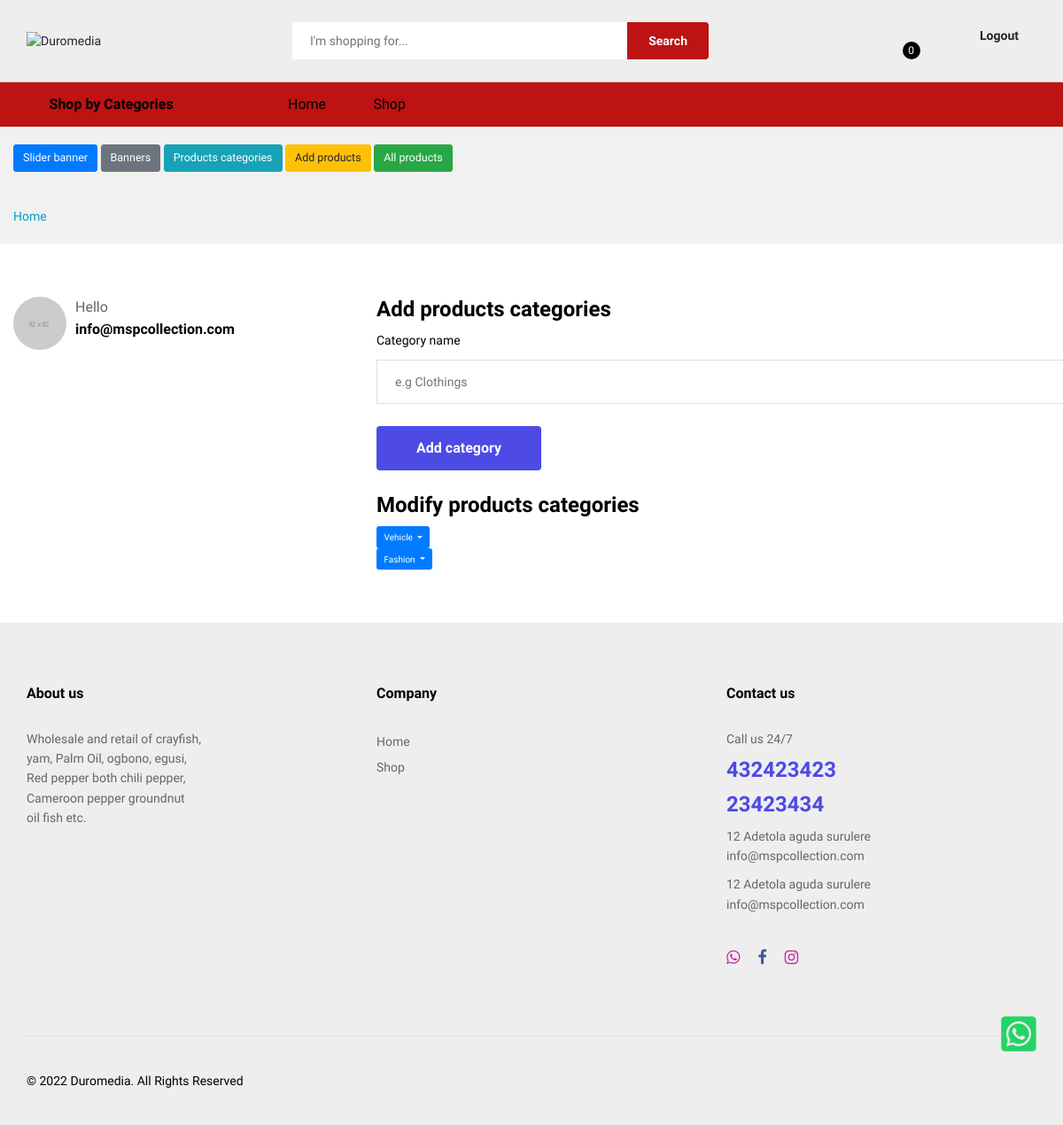
The page /beta-souk/products-categories.php (signed in) on the database as committed earlier.
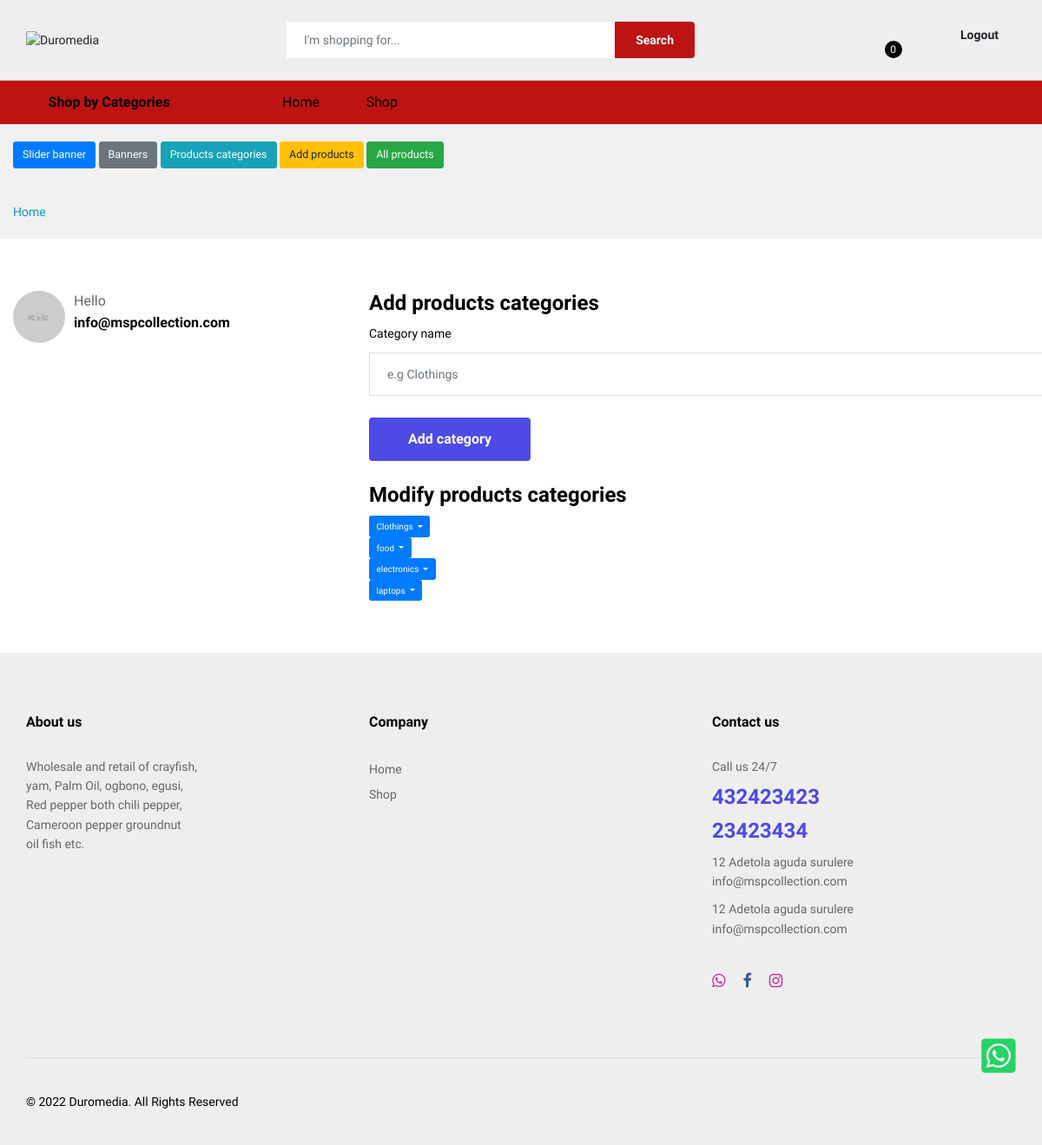
The same page on the database as committed later.
### tables this page shows
CREATE TABLE `products_categories` (
  `products_categories_id` int(11) NOT NULL,
  `products_categories_name` varchar(20) NOT NULL,
  `products_categories_timestamp` timestamp NOT NULL DEFAULT CURRENT_TIMESTAMP ON UPDATE CURRENT_TIMESTAMP
);

### incs-template1/config.php (called while the page is built, shortened)
<?php
$EMAIL = "info@mspcollection.com";
?>

### beta-souk/products-categories.php (the view, shortened to what this page needs)
<?php
require_once ('../incs-template1/config.php');
 include ('../incs-template1/header.php');
 include ('../incs-template1/settings.php');
 ?>
<main class="ps-page--my-account">
        <div class="ps-breadcrumb">
            <div class="container">
                <ul class="breadcrumb">
                    <li><a href="/">Home</a></li>
                </ul>
            </div>
        </div>
        <section class="ps-section--account">
            <div class="container">
                <div class="row">
                    <div class="col-lg-4">
                        <div class="ps-section__left">
                            <aside class="ps-widget--account-dashboard">
                                <div class="ps-widget__header"><img src="img/users/3.jpg" alt="" />
                                    <figure>
                                        <figcaption>Hello</figcaption>
                                        <p><?=$EMAIL;?></p>
                                    </figure>
                                </div>
                            </aside>
                        </div>
                    </div>
                   <div class="col-lg-8">
                        <div class="ps-section__right">
                            <form class="ps-form--account-setting" action="" method="POST">
                                <div class="ps-form__header">
                                    <h3> Add products categories</h3>
                                </div>
                                <div class="ps-form__content">
                                     <div class="form-group">
                                        <label>Category name</label>
                                        <input class="form-control" type="text" placeholder="e.g Clothings" name="products_categories" value="<?php if(isset($_POST['products_categories'])){echo $_POST['products_categories'];} ?>">
                                    </div>
                                </div>
                                <div class="form-group submit">
                                    <button class="ps-btn" type="submit" name="submit">Add category</button>
                                </div>
                            </form>
                        </div>
<?php
     $select_products_cat = mysqli_query($connect, "SELECT products_categories_id, products_categories_name FROM products_categories WHERE products_categories_name != '".UNCATEGORIZED."'") or die(db_conn_error);
     if(mysqli_num_rows($select_products_cat) > 0){
echo '<div class="ps-form__header">
<h3>Modify products categories</h3>
</div>';
while($row_categories = mysqli_fetch_array($select_products_cat)){
echo '<div class="dropdown">
<button class="btn btn-primary dropdown-toggle" type="button" id="dropdownMenuButton" data-toggle="dropdown" aria-haspopup="true" aria-expanded="false">
'.$row_categories['products_categories_name'].'
</button>
<div class="dropdown-menu" aria-labelledby="dropdownMenuButton">
<form method="GET" action="products-categories-change.php">
<button type="submit" class="dropdown-item" name="modify_categories" value="'.$row_categories['products_categories_id'].'">Modify categories</button>
</form>
<form method="POST" action="">
<button type="submit" class="dropdown-item" name="delete_categories" value="'.$row_categories['products_categories_id'].'">Delete</button>
</form>
</div>
</div>';
     }
     }
?>
                    </div>
                </div>
            </div>
        </section>
    </main>
<?php include ('../incs-template1/footer.php'); ?>

Rows that differ between the two databases and show on the page:
no longer on this page (row edited): products_categories: products_categories_name "Vehicle"
changed products_categories: products_categories_name "Fashion" → "Clothings"
now on this page (row edited): products_categories: products_categories_name "food"
added products_categories: products_categories_name "electronics"
added products_categories: products_categories_name "laptops"
